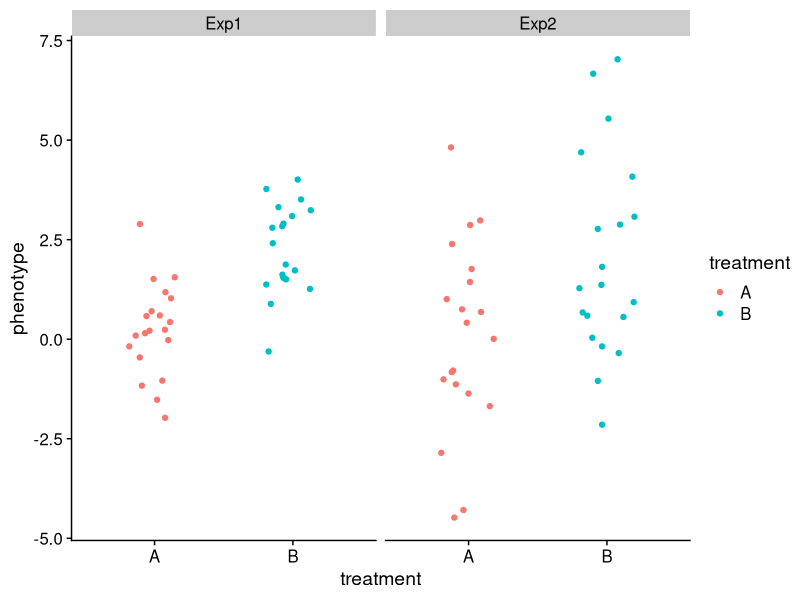

Reproduce this figure in R.
## ---- chunk 1
#| label: setup
#| message: false
#| warning: false

library(tidyverse)
library(cowplot)

theme_set(theme_cowplot())

## ---- chunk 2
set.seed(7263)

dd <- tibble(phenotype = c(rnorm(20,0,1),rnorm(20,2,1),rnorm(20,0,3), rnorm(20,2,3)),
             treatment = rep(c("A","B"),each=20,times = 2),
             experiment = rep(c("Exp1","Exp2"), each = 40))

dd |>
  ggplot(aes(treatment,phenotype, color = treatment)) +
  geom_point(position = position_jitter(0.2)) +
  facet_grid(. ~ experiment)

## ---- chunk 3
#| echo: true

(lls <- letters[1:3])
(nns <- 7:9)

crossing(lls,nns)

## ---- chunk 4
#| echo: true

log_lik <- function(theta, heads, flips) {
  dbinom(heads, flips, prob = theta, log = TRUE)
}

log_lik(0.5, 5, 20)
dbinom(5, 20, prob = 0.5, log = TRUE)
## ---- chunk 5
#| echo: true

optim(par = 0.5,
      fn = log_lik,
      heads = 5,
      flips = 20,
      method = "Brent",
      lower = 0, upper = 1,
      control = list(fnscale = -1))
## ---- chunk 6
#| echo: true
40/87
dbinom(40, 87, prob  = 40/87, log = TRUE)
optim(par = 0.5,
      fn = log_lik,
      heads = 40,
      flips = 87,
      method = "Brent",
      lower = 0, upper = 1,
      control = list(fnscale = -1))
